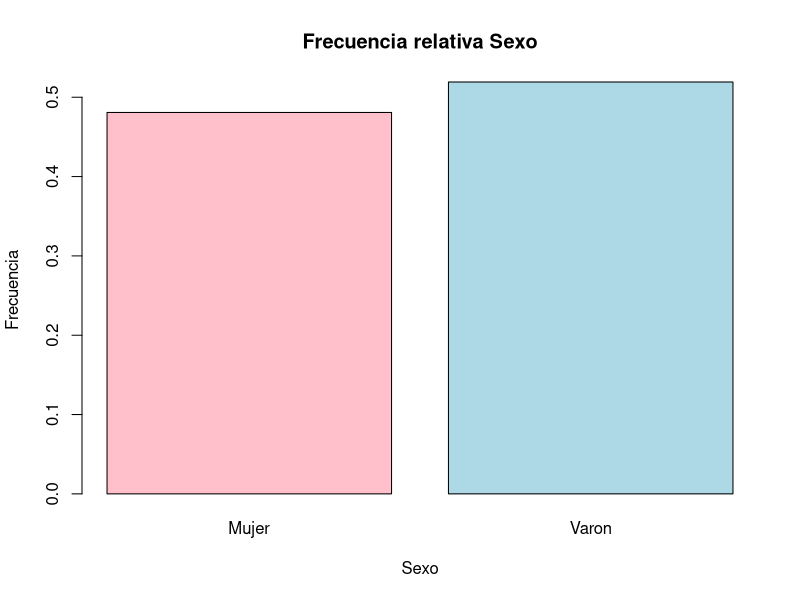
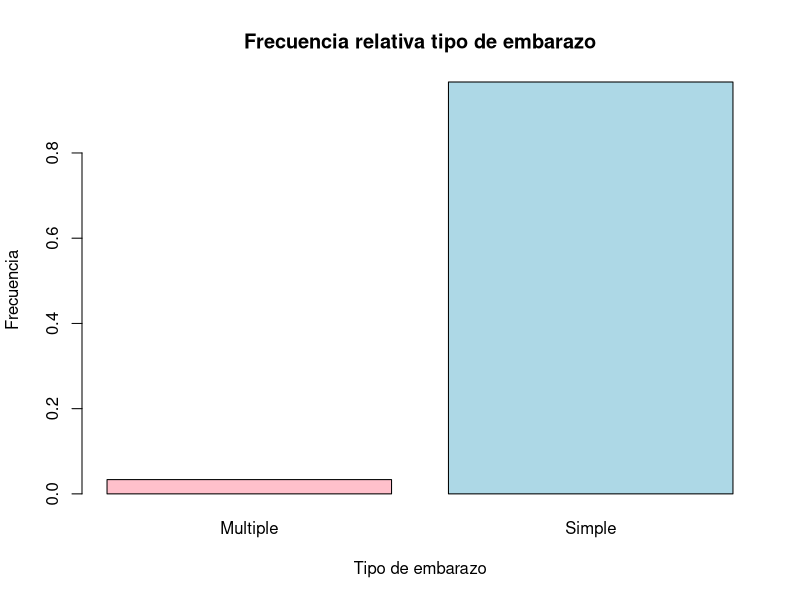
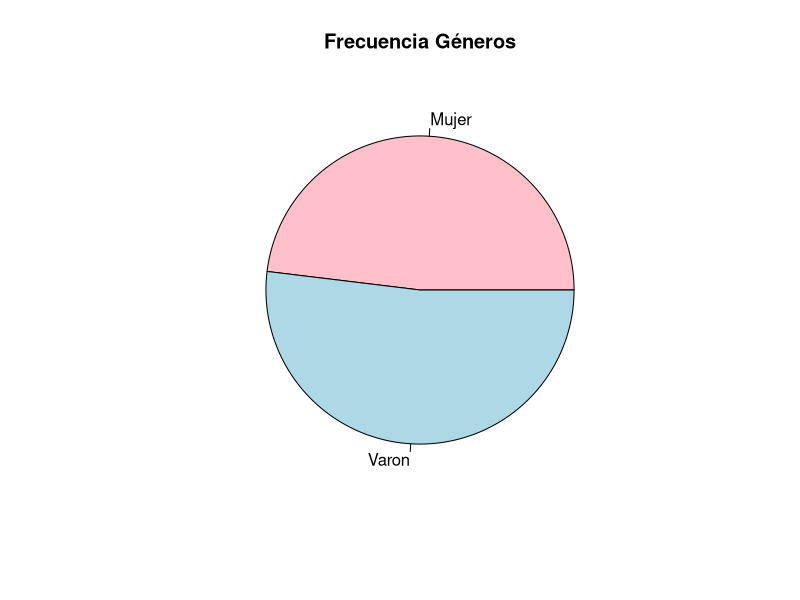
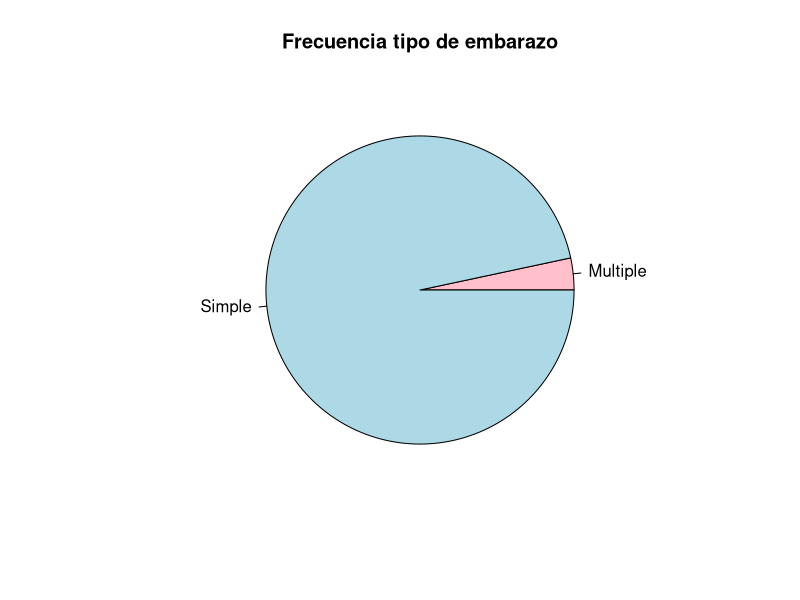
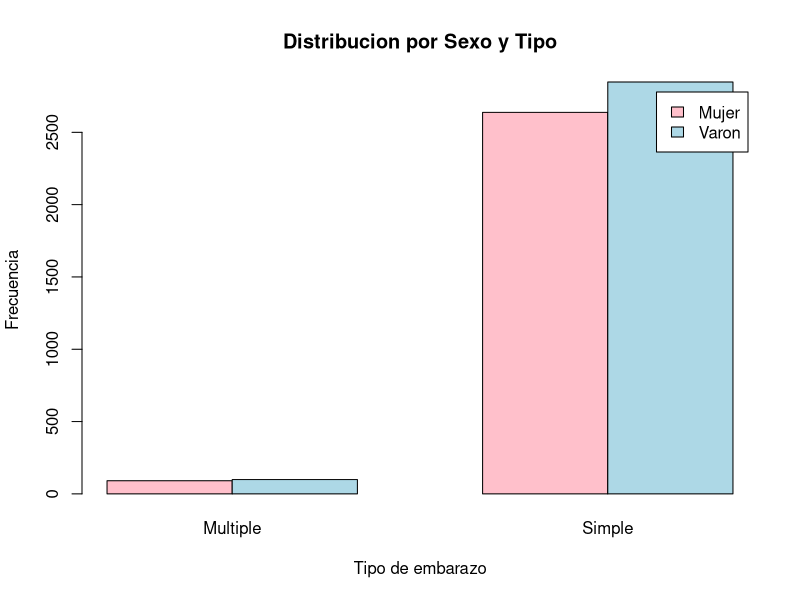

Write R code to recreate these figures, in order.
######Clase 2###########


###Ej 1###

datos_bebes <- read.table("ENNyS_menorA2.txt", header = TRUE)

#a

#Sexo.
table_abs_Sexo <- table(datos_bebes$Sexo)
table_rel_Sexo <- prop.table(table_abs_Sexo)

#Tipo de embarazo.
table_abs_Embarazo <- table(datos_bebes$Tipo_embarazo)
table_rel_Embarazo <- prop.table(table_abs_Embarazo)

#b GRAFICO DE BARRAS

#Sexo

barplot(table_rel_Sexo,
        main = "Frecuencia relativa Sexo",
        xlab = "Sexo",
        ylab = "Frecuencia",
        col = c("pink", "lightblue")) 

#Tipo de embarazo

barplot(table_rel_Embarazo,
        main = "Frecuencia relativa tipo de embarazo",
        xlab = "Tipo de embarazo",
        ylab = "Frecuencia",
        col = c("pink", "lightblue")) 


#c GRAFICO DE TORTAS

#Sexo

pie(table_rel_Sexo, 
    main = "Frecuencia Géneros", 
    col = c("pink", "lightblue"))


#Tipo de embarazo


pie(table_rel_Embarazo, 
    main = "Frecuencia tipo de embarazo", 
    col = c("pink", "lightblue"))



###Ej 2###

cont_SexoEmbarazo <- table(datos_bebes$Sexo, datos_bebes$Tipo_embarazo)

barplot(cont_SexoEmbarazo,
        beside = TRUE,
        legend = TRUE,
        main = "Distribucion por Sexo y Tipo",
        xlab = "Tipo de embarazo",
        ylab = "Frecuencia",
        col = c("pink", "lightblue") )


